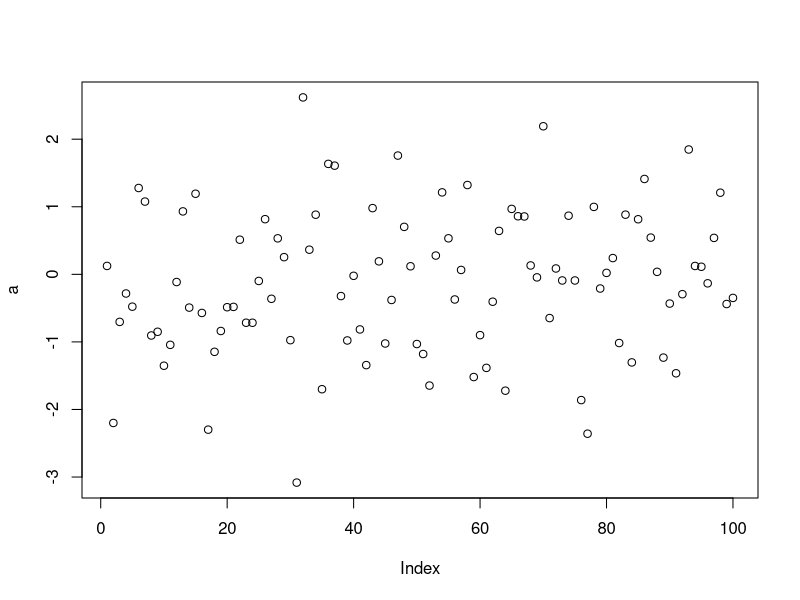
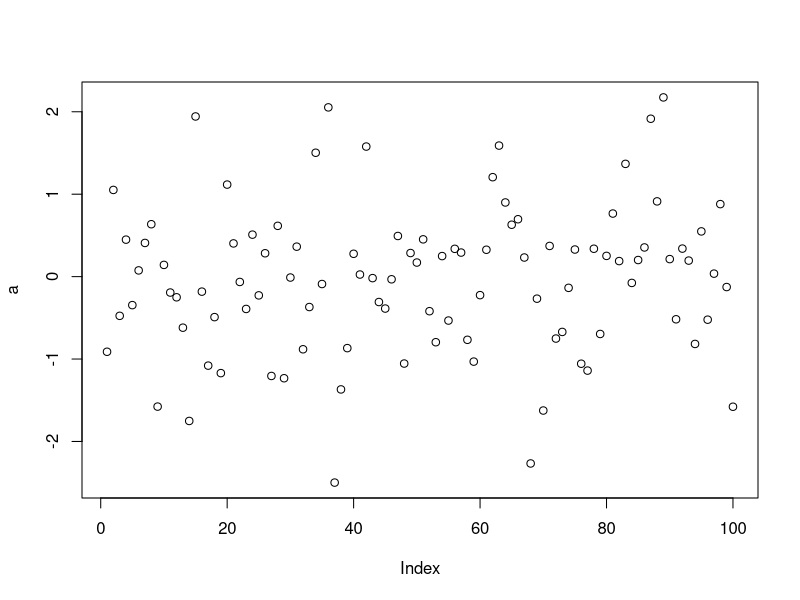

The R script that drew these images, in order:
## ---- chunk 1
knitr::opts_chunk$set(echo = TRUE, eval = TRUE)
# You can set up default seting using r setup
# Here by default we used `echo = TRUE` to tell all chunks to print out the source code
# We also used eval = TRUE so that all the code is evaluated and the results displayed
# Both of these options can be overriden in a particular chunk, though
## ---- chunk 2
# You can show the code and the output and shut off warnings
a <- rnorm(100)
plot(a) 
## ---- chunk 3
a <- rnorm(100)
plot(a) 
